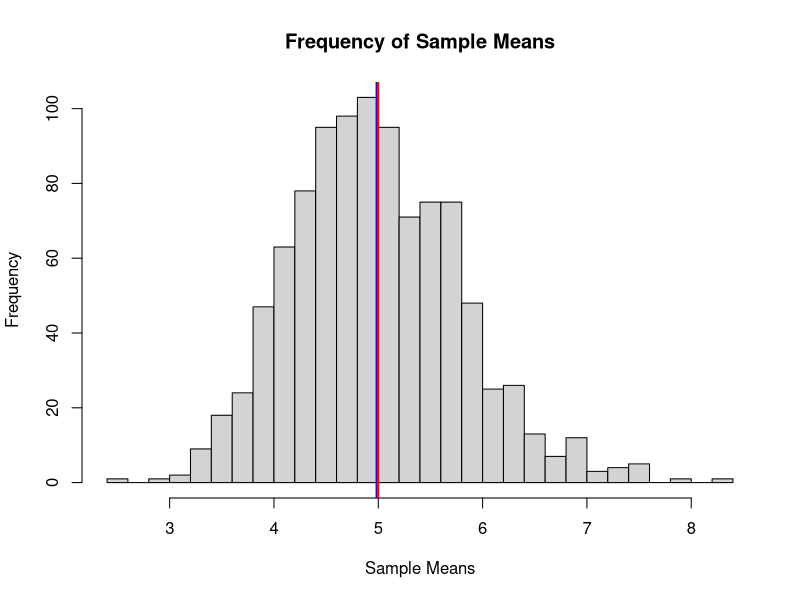
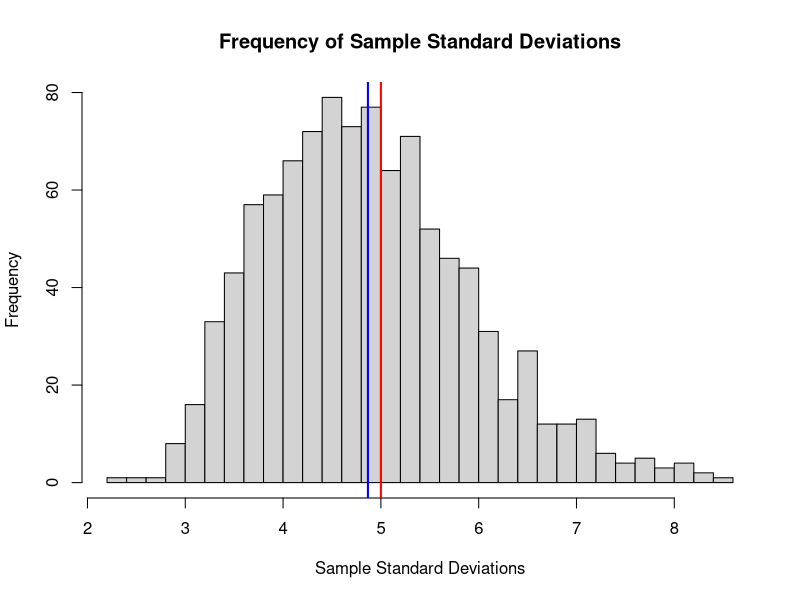
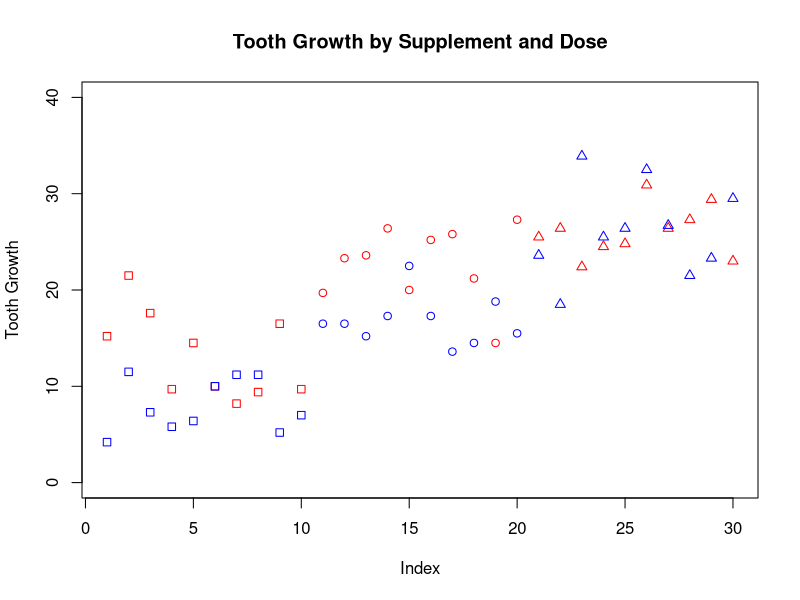
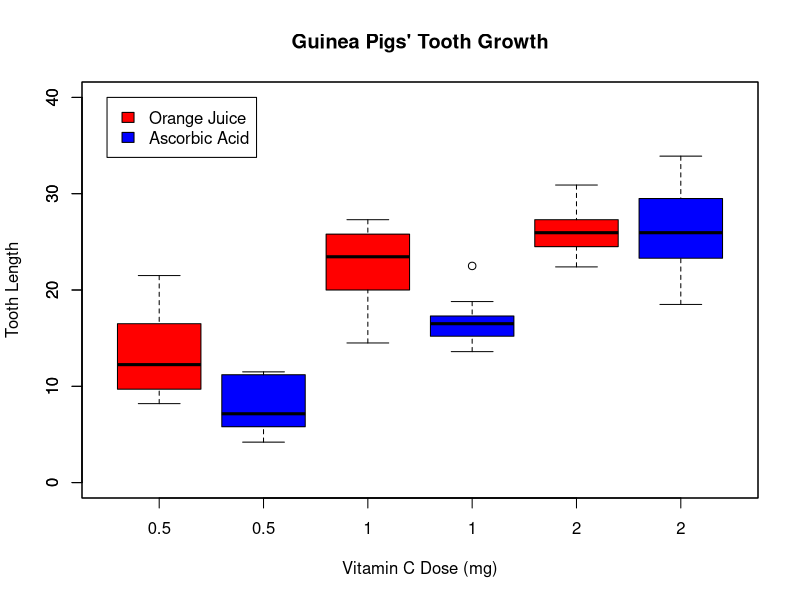

Write R code to recreate these figures, in order.
## ---- chunk 1
knitr::opts_chunk$set(echo = TRUE)
## ---- chunk 2
# simulation variables
n <- 40  #number of random observations taken per sample
B <- 1000  #number of samples

# create simulation matrix
M <- matrix(rexp(n*B, 0.2), B, n)

# get mean of each sample
M_means <- apply(M, 1, mean)
## ---- chunk 3
# histogram of means of sampled distributions
hist(M_means, breaks=30, 
     main="Frequency of Sample Means", xlab = "Sample Means")

# add vertical lines for sample and theoretical means
abline(v=mean(M_means), col="blue", lwd=2) # mean of sampled means
abline(v=1/.2, col="red", lwd=2) # theoretical mean
## ---- chunk 4
# calculate sd of samples
M_variations <- apply(M, 1, sd)
## ---- chunk 5
# histogram of means of sampled distributions
hist(M_variations, breaks=45, 
     main="Frequency of Sample Standard Deviations", 
     xlab = "Sample Standard Deviations")

# add vertical lines for sample and theoretical means
abline(v=mean(M_variations), col="blue", lwd=2) # mean of sampled means
abline(v=1/.2, col="red", lwd=2) # theoretical mean
## ---- chunk 6
# fetch libraries
library(datasets)
data("ToothGrowth")

## ---- chunk 7
# get dimensions
dim(ToothGrowth)

# table of tooth growth by supplement and dose
table(ToothGrowth$supp, ToothGrowth$dose)
## ---- chunk 8
# overall comparison of supplements w/o control for dosage 
oj_all <- ToothGrowth[ToothGrowth$supp=="OJ",]
vd_all <- ToothGrowth[ToothGrowth$supp=="VC",]

plot(oj_all$len, pch=oj_all$dose, col="red", 
     main="Tooth Growth by Supplement and Dose", 
     ylab="Tooth Growth",
     ylim=c(0,40))
points(vd_all$len, pch=vd_all$dose, col="blue")

## ---- chunk 9
# boxplots of distributions of tooth growth by supplement and dose

boxplot(len~dose, data=oj_all, col="red",
        boxwex=0.4, at=1:3-.25,
        main="Guinea Pigs' Tooth Growth", 
        xlab = "Vitamin C Dose (mg)", ylab = "Tooth Length",
        xlim=c(0.5, 3.5), ylim=c(0,40))
boxplot(len~dose, data=vd_all, boxwex=0.4, at=1:3+.25, col="blue", add=TRUE)
legend(0.5, 40, c("Orange Juice", "Ascorbic Acid"), fill=c("red", "blue"))


## ---- chunk 10
# t-test for difference in means
overall_test <- t.test(vd_all$len, oj_all$len, paired = FALSE)
overall_test$p.value
overall_test

## ---- chunk 11
oj_0.5 <- ToothGrowth[ToothGrowth$supp=="OJ" & ToothGrowth$dose==0.5, 1]
oj_1 <- ToothGrowth[ToothGrowth$supp=="OJ" & ToothGrowth$dose==1, 1]
oj_2 <- ToothGrowth[ToothGrowth$supp=="OJ" & ToothGrowth$dose==2, 1]

# t-test for difference in means by dose
dose_0.5 <- t.test(oj_all[oj_all$dose==0.5,]$len, vd_all[vd_all$dose==0.5,]$len,
                   paired = FALSE)

dose_1.0 <- t.test(oj_all[oj_all$dose==1,]$len, vd_all[vd_all$dose==1,]$len,
                   paired = FALSE)

dose_2.0 <- t.test(oj_all[oj_all$dose==2,]$len, vd_all[vd_all$dose==2,]$len,
                   paired = FALSE)

dose_0.5$estimate[[2]]
dose_2.0
